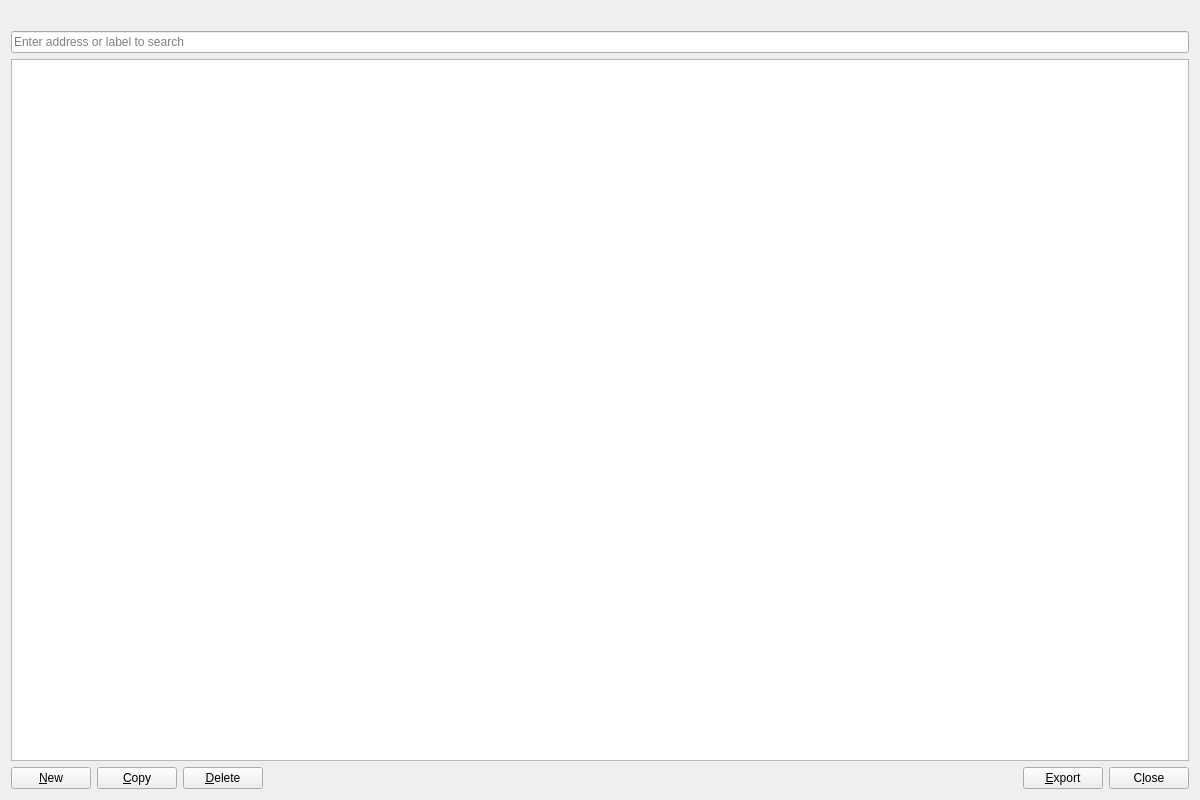
<?xml version="1.0" encoding="UTF-8"?>
<ui version="4.0">
 <class>AddressBookPage</class>
 <widget class="QWidget" name="AddressBookPage">
  <property name="geometry">
   <rect>
    <x>0</x>
    <y>0</y>
    <width>1200</width>
    <height>800</height>
   </rect>
  </property>
  <layout class="QVBoxLayout" name="verticalLayout">
   <item>
    <widget class="QLabel" name="labelExplanation">
     <property name="textFormat">
      <enum>Qt::PlainText</enum>
     </property>
     <property name="wordWrap">
      <bool>true</bool>
     </property>
    </widget>
   </item>
   <item>
    <widget class="QLineEdit" name="searchLineEdit">
     <property name="placeholderText">
      <string>Enter address or label to search</string>
     </property>
    </widget>
   </item>
   <item>
    <widget class="QTableView" name="tableView">
     <property name="contextMenuPolicy">
      <enum>Qt::CustomContextMenu</enum>
     </property>
     <property name="toolTip">
      <string>Right-click to edit address or label</string>
     </property>
     <property name="tabKeyNavigation">
      <bool>false</bool>
     </property>
     <property name="alternatingRowColors">
      <bool>true</bool>
     </property>
     <property name="selectionMode">
      <enum>QAbstractItemView::SingleSelection</enum>
     </property>
     <property name="selectionBehavior">
      <enum>QAbstractItemView::SelectRows</enum>
     </property>
     <property name="sortingEnabled">
      <bool>true</bool>
     </property>
     <attribute name="verticalHeaderVisible">
      <bool>false</bool>
     </attribute>
    </widget>
   </item>
   <item>
    <layout class="QHBoxLayout" name="horizontalLayout">
     <item>
      <widget class="QPushButton" name="newAddress">
       <property name="toolTip">
        <string>Create a new address</string>
       </property>
       <property name="text">
        <string>&amp;New</string>
       </property>
       <property name="icon">
        <iconset resource="../bitcoin.qrc">
         <normaloff>:/icons/add</normaloff>:/icons/add</iconset>
       </property>
       <property name="autoDefault">
        <bool>false</bool>
       </property>
      </widget>
     </item>
     <item>
      <widget class="QPushButton" name="copyAddress">
       <property name="toolTip">
        <string>Copy the currently selected address to the system clipboard</string>
       </property>
       <property name="text">
        <string>&amp;Copy</string>
       </property>
       <property name="icon">
        <iconset resource="../bitcoin.qrc">
         <normaloff>:/icons/editcopy</normaloff>:/icons/editcopy</iconset>
       </property>
       <property name="autoDefault">
        <bool>false</bool>
       </property>
      </widget>
     </item>
     <item>
      <widget class="QPushButton" name="deleteAddress">
       <property name="toolTip">
        <string>Delete the currently selected address from the list</string>
       </property>
       <property name="text">
        <string>&amp;Delete</string>
       </property>
       <property name="icon">
        <iconset resource="../bitcoin.qrc">
         <normaloff>:/icons/remove</normaloff>:/icons/remove</iconset>
       </property>
       <property name="autoDefault">
        <bool>false</bool>
       </property>
      </widget>
     </item>
     <item>
      <spacer name="horizontalSpacer">
       <property name="orientation">
        <enum>Qt::Horizontal</enum>
       </property>
       <property name="sizeHint" stdset="0">
        <size>
         <width>40</width>
         <height>20</height>
        </size>
       </property>
      </spacer>
     </item>
     <item>
      <widget class="QPushButton" name="exportButton">
       <property name="toolTip">
        <string>Export the data in the current tab to a file</string>
       </property>
       <property name="text">
        <string>&amp;Export</string>
       </property>
       <property name="icon">
        <iconset resource="../bitcoin.qrc">
         <normaloff>:/icons/export</normaloff>:/icons/export</iconset>
       </property>
       <property name="autoDefault">
        <bool>false</bool>
       </property>
      </widget>
     </item>
     <item>
      <widget class="QPushButton" name="closeButton">
       <property name="sizePolicy">
        <sizepolicy hsizetype="Minimum" vsizetype="Minimum">
         <horstretch>0</horstretch>
         <verstretch>0</verstretch>
        </sizepolicy>
       </property>
       <property name="text">
        <string>C&amp;lose</string>
       </property>
       <property name="autoDefault">
        <bool>false</bool>
       </property>
      </widget>
     </item>
    </layout>
   </item>
  </layout>
 </widget>
 <resources>
  <include location="../bitcoin.qrc"/>
 </resources>
 <connections/>
</ui>
